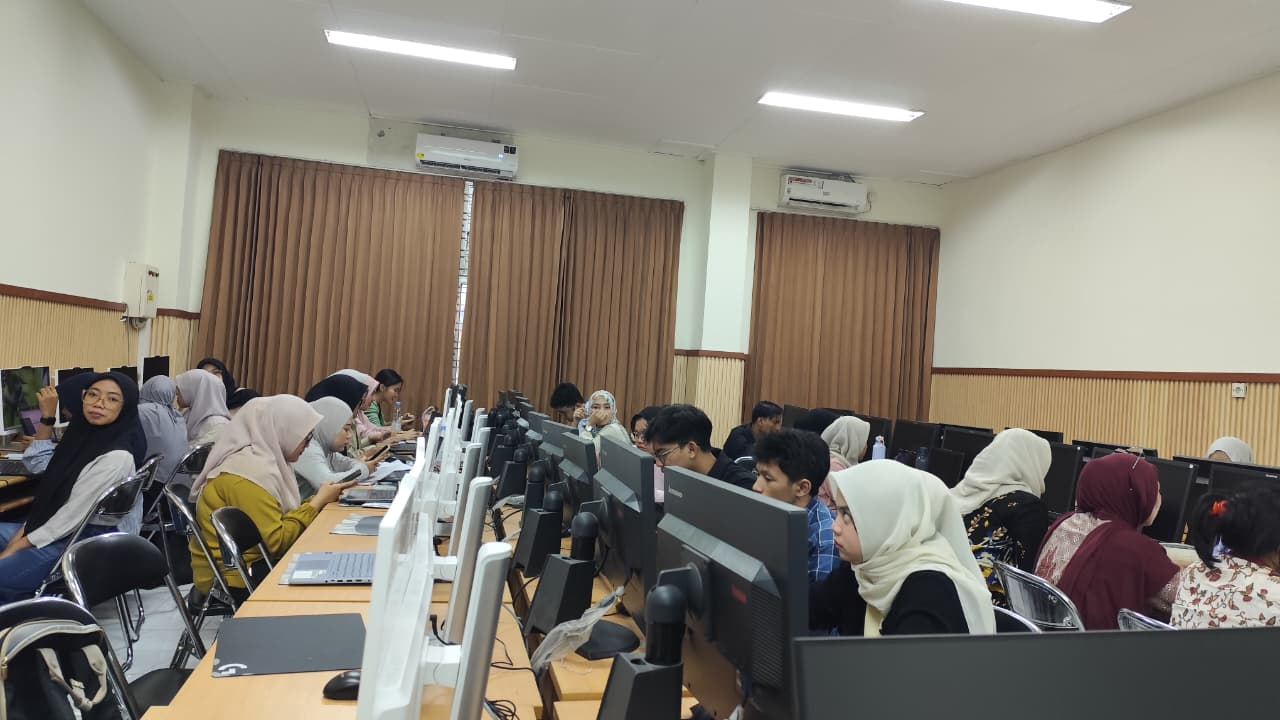
#> input picture pertemuan2/gambar1.jpeg, 1280 x 720 px
$ python akses-modifikasi-pixel.py
#> lines starting #> are read from the running program, lines starting #| are printed output that depends on the picture; after the words box and inside, x2 and y2 are one past the last pixel; in counts of white or black regions, pixels touching at a corner belong together
import numpy as np
import cv2 as cv

# 1. Membaca gambar dalam mode BGR dan Grayscale
imgRgb = cv.imread('gambar1.jpeg', cv.IMREAD_COLOR)
#> imgRgb is the input picture: shape (720, 1280, 3); mean B, G, R 117.2, 127.4, 133.3
imgGrayscale = cv.imread('gambar1.jpeg', cv.IMREAD_GRAYSCALE)
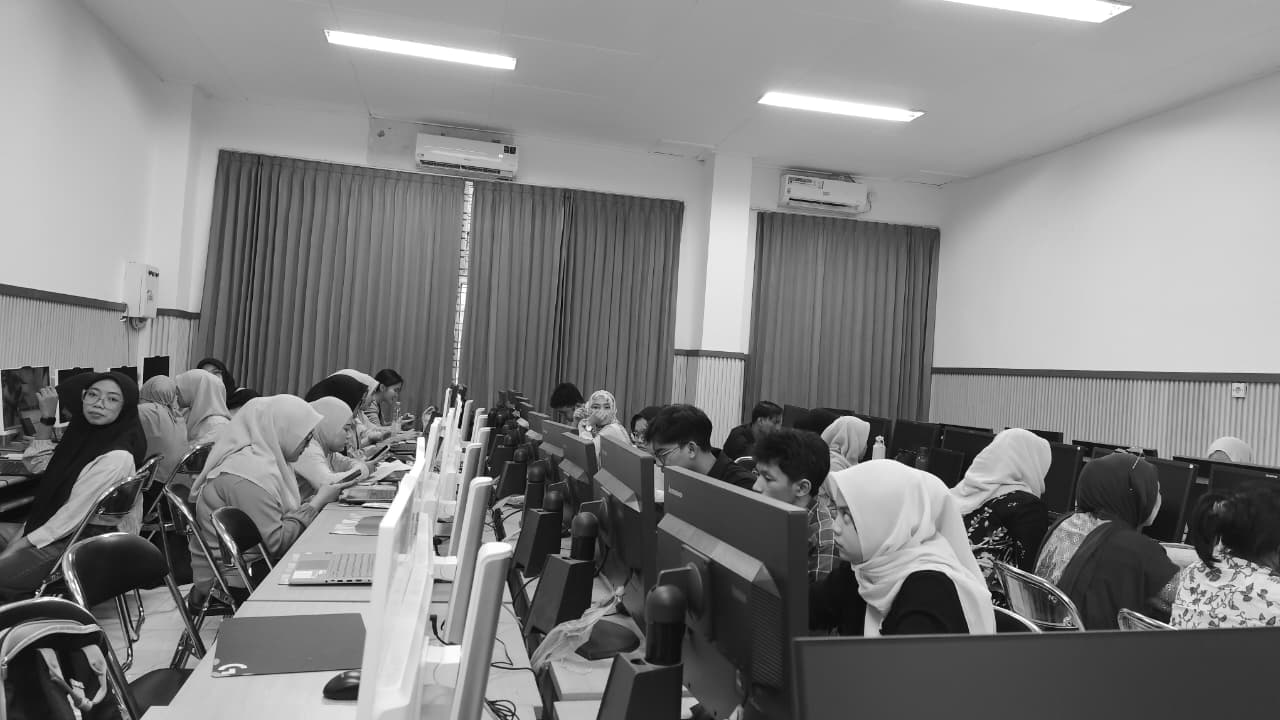
#> imgGrayscale: shape (720, 1280); min 0, max 255, mean 128

# 2. Mengakses dan memodifikasi nilai piksel
pxRgb = imgRgb[10, 10]
#> pxRgb = [170, 184, 182]
print(pxRgb)
#| [170 184 182]
blue = imgRgb[10, 10, 0] # Indeks 0 adalah kanal Blue
#> blue = 170
print(blue)
#| 170
imgRgb[10, 10] = [10, 10, 10]
#> imgRgb: shape (720, 1280, 3); under 0.01% of pixels changed, all inside (x1, y1, x2, y2) = (10, 10, 11, 11)
print(imgRgb[10, 10])
#| [10 10 10]
pxGrayscale = imgGrayscale[10, 10]
#> pxGrayscale = 182
print(pxGrayscale)
#| 182
imgGrayscale[10, 10] = 10
print(imgGrayscale[10, 10])
#| 10

# 3. Mencetak nilai ke terminal

# 4. Operasi Pemisahan dan Penggabungan Kanal (Format BGR)
b, g, r = cv.split(imgRgb)
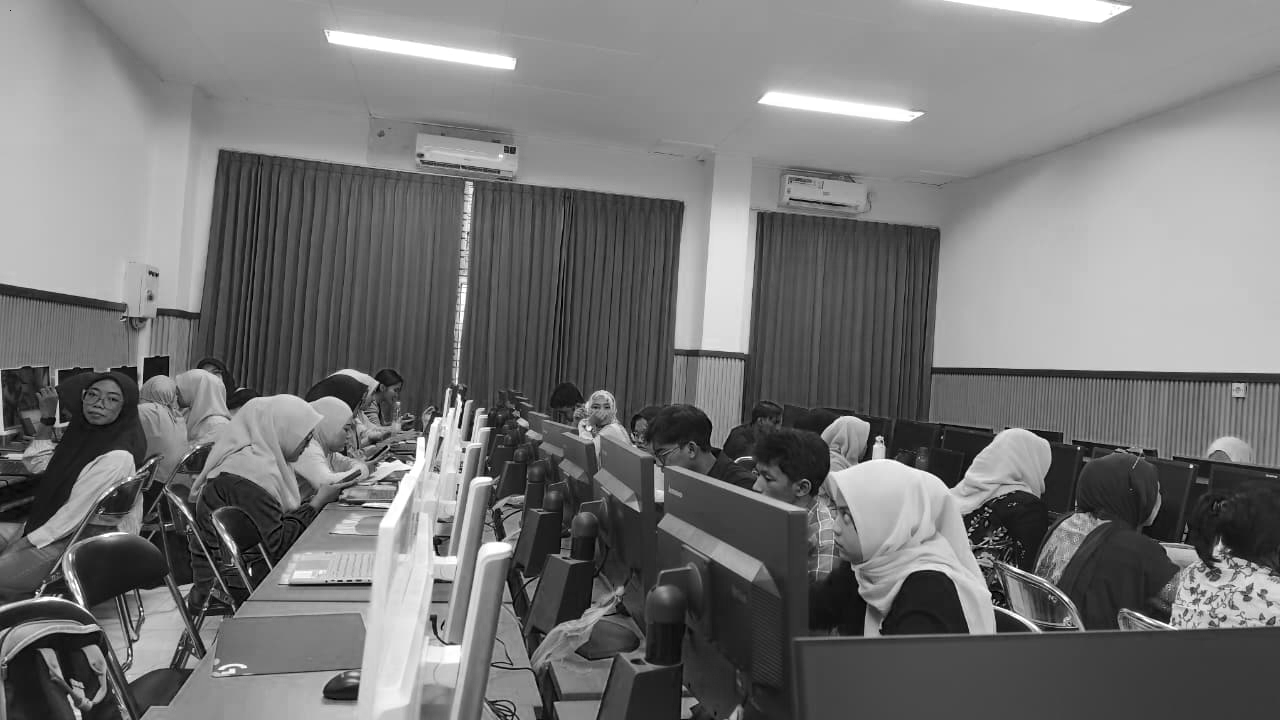
#> b: shape (720, 1280); min 0, max 255, mean 117.2
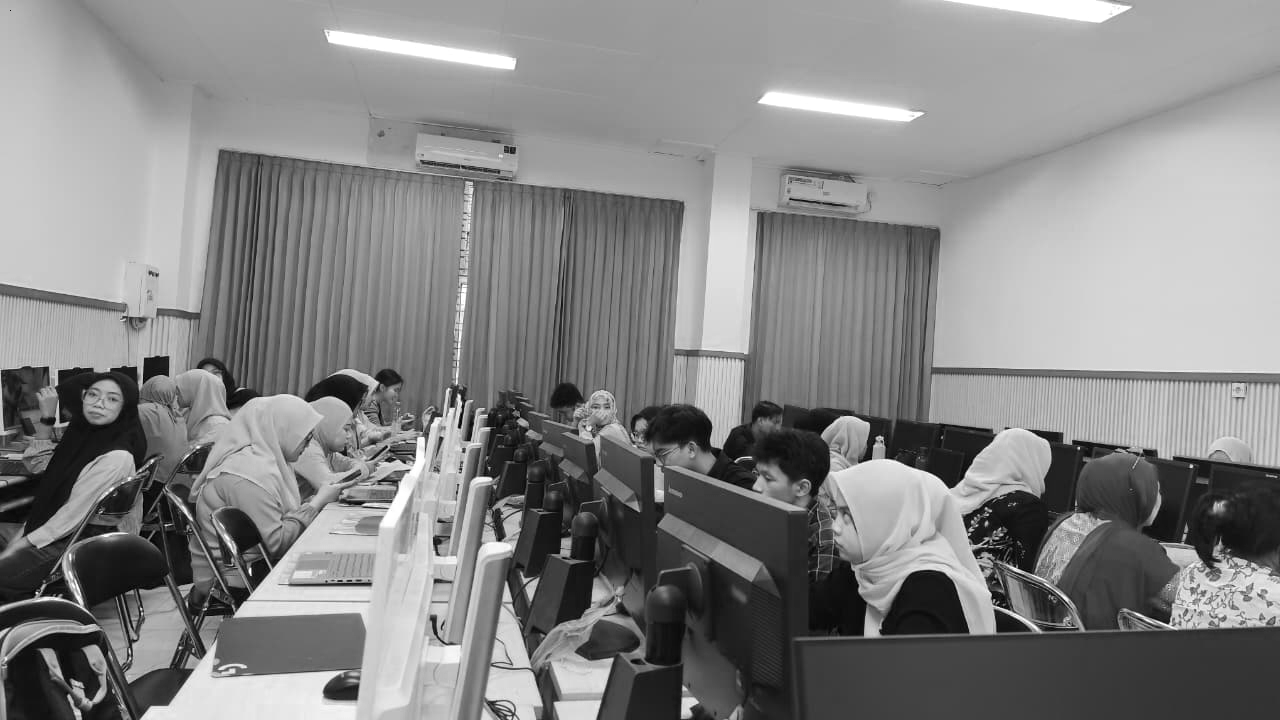
#> r: shape (720, 1280); min 0, max 255, mean 133.3
imgRgbMerge = cv.merge((b, g, r))

b_slice = imgRgb[:, :, 0] # Indeks 0 = Blue
imgRgb[:, :, 2] = 0       # Indeks 2 = Red (Mengosongkan kanal Red), Indeks 1 = Green (Membiarkan kanal Green tetap ada), Indeks 0 = Blue (Membiarkan kanal Blue tetap ada)
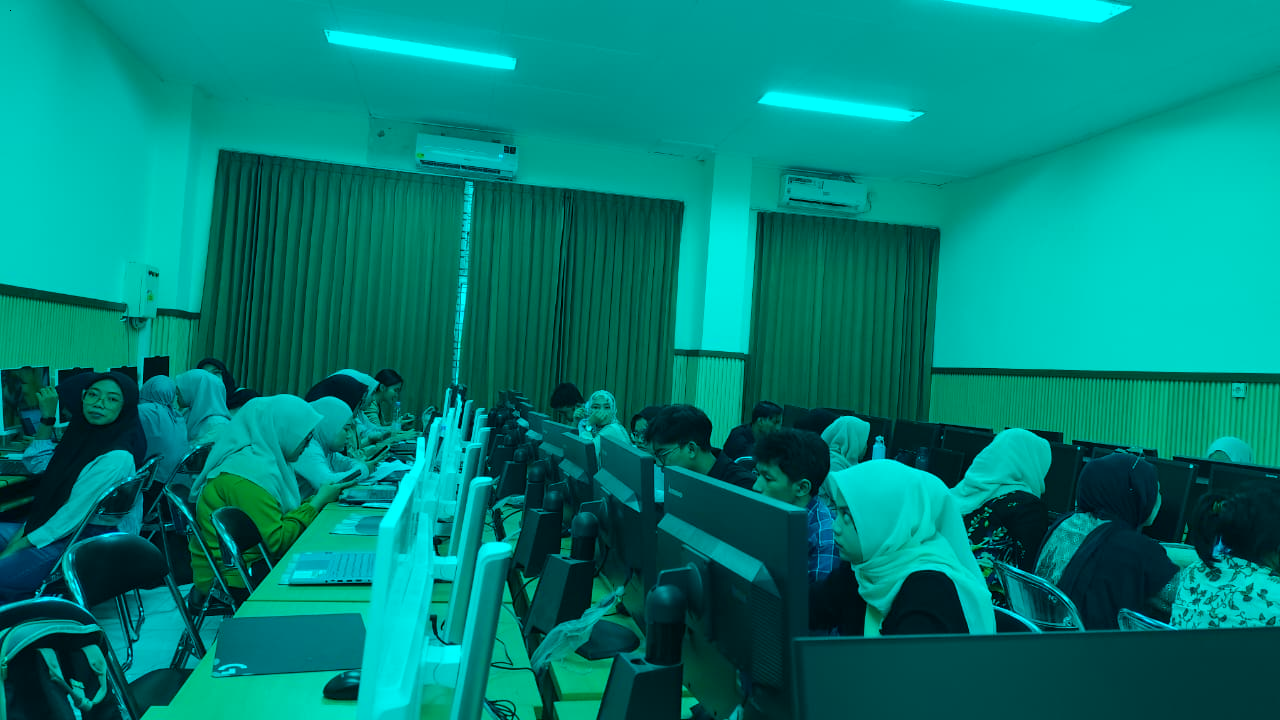
#> imgRgb: shape (720, 1280, 3); mean B, G, R 117.2, 127.4, 0

# 5. Menampilkan hasil visual
window_blue = 'Image imgRgb Layer Blue'
window_no_red = 'Image imgRgb dengan Layer Red = 0'

cv.namedWindow(window_blue, cv.WINDOW_NORMAL)
cv.imshow(window_blue, b)

cv.namedWindow(window_no_red, cv.WINDOW_NORMAL)
cv.imshow(window_no_red, imgRgb)

cv.waitKey(0)
cv.destroyAllWindows()

$ run again, with pertemuan2/gambar2.jpg copied over pertemuan2/gambar1.jpeg
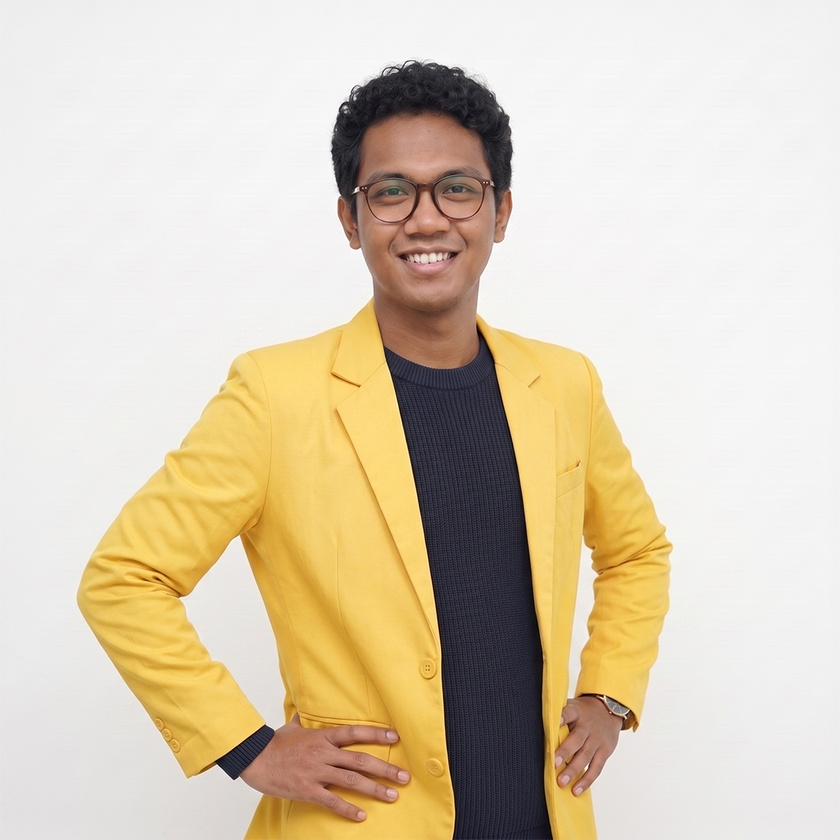
#> input picture pertemuan2/gambar2.jpg, 840 x 840 px, shrunk from 1080 x 1080 before the run
#> imgRgb is the input picture: shape (840, 840, 3); mean B, G, R 181.7, 204.7, 217.6
#> `imgGrayscale = cv.imread('gambar1.jpeg', cv.IMREAD_GRAYSCALE)`:
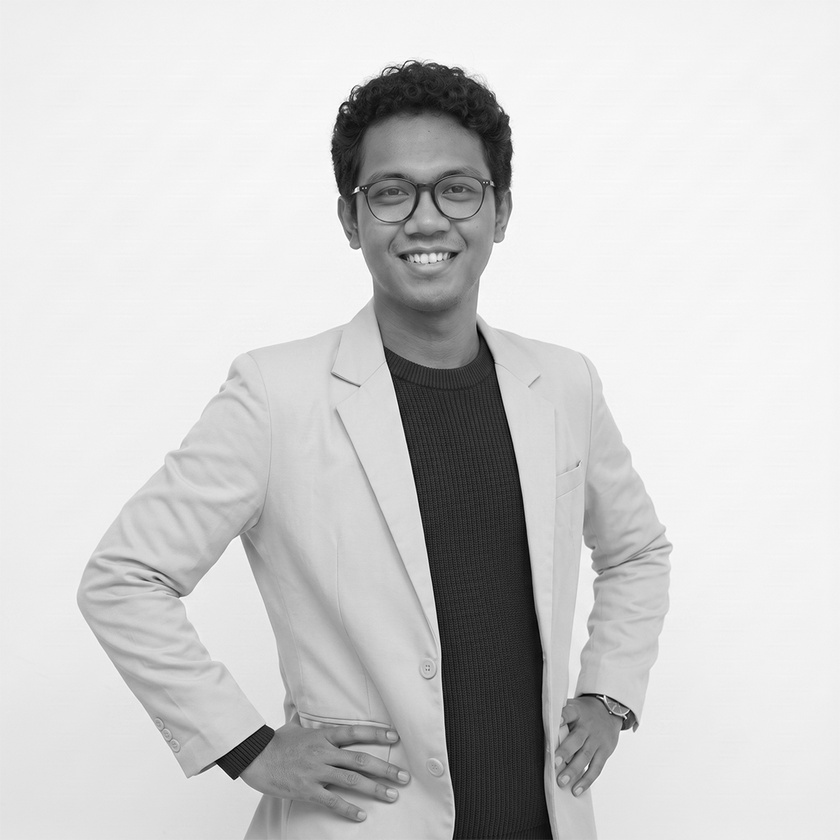
#> imgGrayscale: shape (840, 840); min 0, max 255, mean 206
#> pxRgb = [237, 237, 237]
#| [237 237 237]
#> blue = 237
#| 237
#| [10 10 10]
#| 237
#| 10
#> `imgRgb[:, :, 2] = 0`:
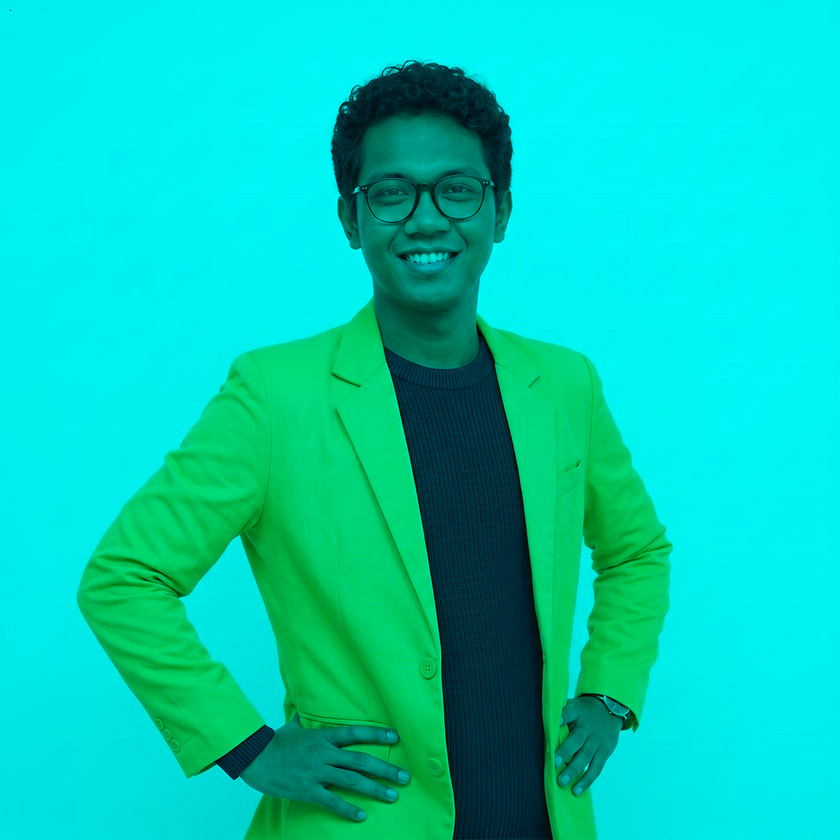
#> imgRgb: shape (840, 840, 3); mean B, G, R 181.7, 204.7, 0
